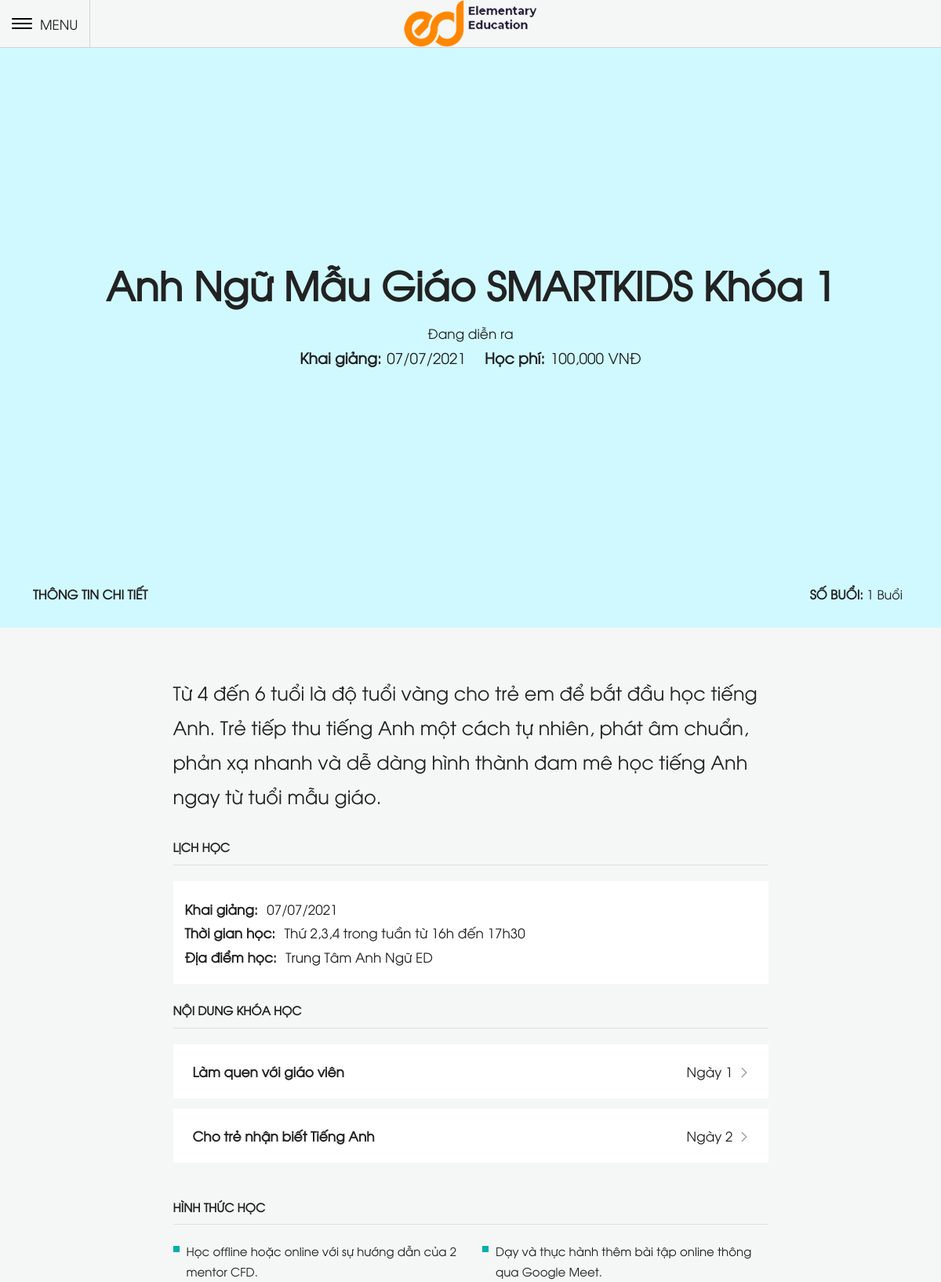
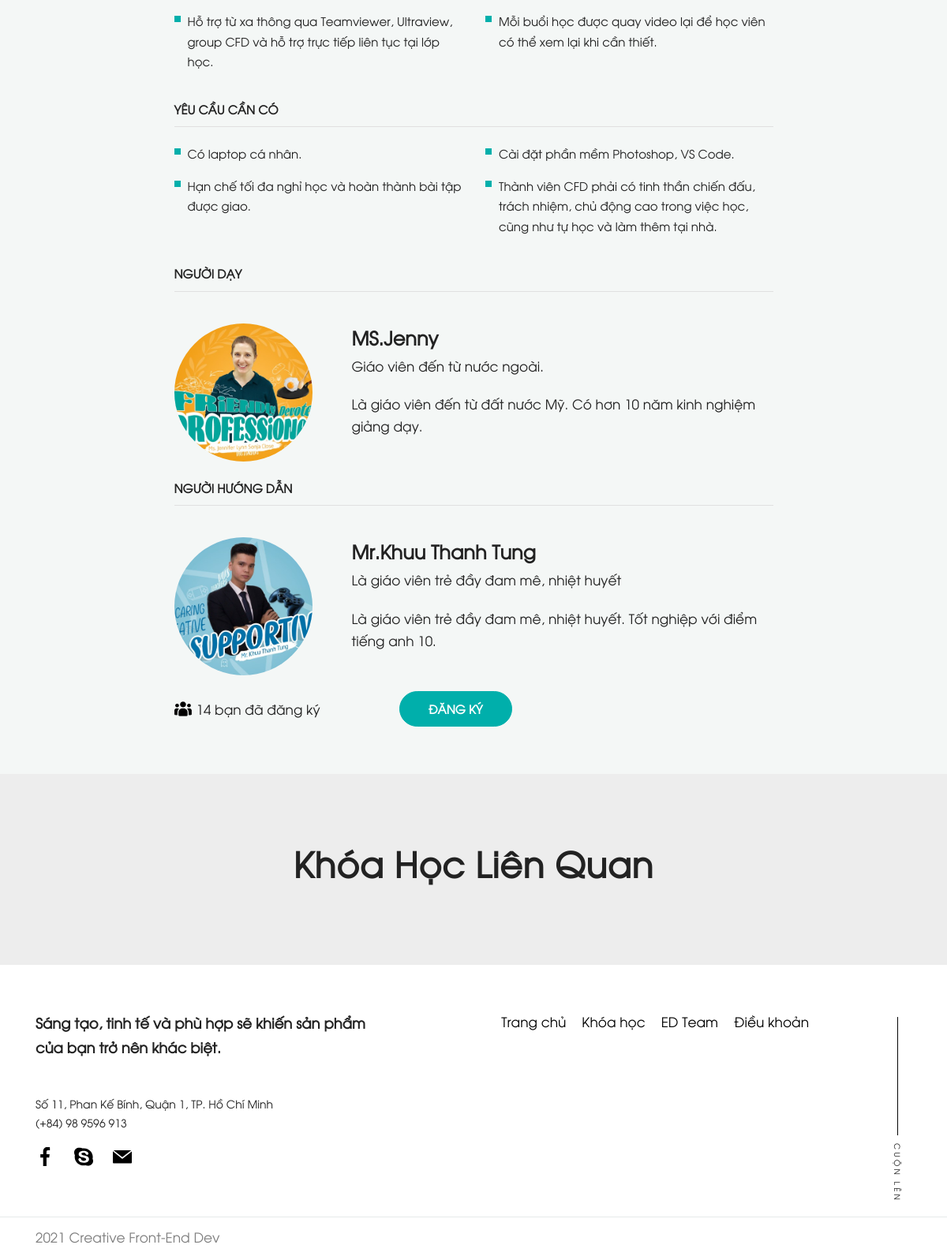
Page /class-details.php?classId=1 on the committed database (2 pictures, top to bottom).
### tables this page shows
CREATE TABLE `tbl_class` (
  `classId` int(11) UNSIGNED NOT NULL,
  `className` varchar(255) NOT NULL,
  `coursesId` int(11) NOT NULL,
  `classDesc` text NOT NULL,
  `classTime` date DEFAULT NULL,
  `classLesson` int(11) NOT NULL,
  `classLearnTime` text NOT NULL,
  `classAddress` text NOT NULL,
  `classPrice` varchar(255) NOT NULL,
  `classTeacher` varchar(255) NOT NULL,
  `classMentor` varchar(255) NOT NULL,
  `classTeacherAvatar` varchar(255) NOT NULL,
  `classMentorAvatar` varchar(255) NOT NULL,
  `classTeacherIntro` text NOT NULL,
  `classMentorIntro` text NOT NULL,
  `classTeacherDesc` varchar(255) NOT NULL,
  `classMentorDesc` varchar(255) NOT NULL,
  `classStatus` int(1) NOT NULL
);

CREATE TABLE `tbl_lesson` (
  `lessonId` int(11) NOT NULL,
  `lessonName` varchar(255) NOT NULL,
  `lessonDesc` text NOT NULL,
  `classId` int(11) UNSIGNED NOT NULL
);

### lib/database.php (called while the page is built, shortened)
<?php
Class Database{
   public $host   = DB_HOST;
   public $user   = DB_USER;
   public $pass   = DB_PASS;
   public $dbname = DB_NAME;
   public $link;
private function connectDB(){
   $this->link = new mysqli($this->host, $this->user, $this->pass,$this->dbname);
  mysqli_set_charset($this->link,"utf8");
 }
public function select($query){
  $result = $this->link->query($query) or
   die($this->link->error.__LINE__);
  if($result->num_rows > 0){
    return $result;
  } else {
    return false;
  }
 }
}
?>

### classes/class.php (called while the page is built, shortened)
<?php
    $filepath = realpath(dirname(__FILE__));
    include_once ($filepath.'/../lib/database.php');
    include_once ($filepath.'/../helpers/format.php');
?>
<?php
 class classOfCourse
 {
    private $db;
    public function __construct()
    {
    $this->db = new Database();
    }
    public function get_details($Id){
        $query = "SELECT * FROM tbl_class WHERE classID = '$Id' ";
        $result = $this->db->select($query);
        return $result;
    }
 }
?>

### helpers/format.php (called while the page is built, shortened)
<?php
class Format{
 public function formatDate($date){
    return date('d/m/Y', strtotime($date));
 }
 public function formatMoney($money){
   return number_format($money, 0, '', ',').' VNĐ';
 }
}
?>

### classes/lesson.php (called while the page is built, shortened)
<?php
    $filepath = realpath(dirname(__FILE__));
    include_once ($filepath.'/../lib/database.php');
    include_once ($filepath.'/../helpers/format.php');
?>
<?php
 class lesson
 {
    private $db;
    public function __construct()
    {
        $this->db = new Database();
    }
    public function show_lesson(){
        $query = "SELECT * FROM tbl_lesson ";
            $result = $this->db->select($query);
            return $result;
    }
}
?>

### class-details.php (the view, shortened to what this page needs)
 <?php
    include './inc/header.php';
?>
 <?php
    if(!isset($_GET['classId']) || $_GET['classId'] == NULL) {
        echo "<script>window.location = '404.php'</script>";
    } else {
        $Id = $_GET['classId'];
    }
?>
 </header>
 <main id="course-details">
     <?php
        $get_class_details = $class->get_details($Id);
        if($get_class_details)
        {
            while($result_details = $get_class_details->fetch_assoc())
            {
     ?>
     <section class="banner-section">
         <div class="wrap">
             <div class="container">
                 <div class="info">
                     <h1><?php echo $result_details['className']?></h1>
                     <?php
                     if($result_details['classStatus'] == 0 )
                     {
                         echo ' <div class="row">Đang diễn ra</div>';
                     }
                     ?>
                     <div class="row">
                         <div class="date">
                             <h3>Khai giảng:</h3>
                             <span><?php echo $fm->formatDate($result_details['classTime'])?></span>
                         </div>
                         <div class="time">
                             <h3>Học phí:</h3>
                             <span><?php echo $fm->formatMoney($result_details['classPrice']) ?></span>
                         </div>
                     </div>
                     <div class="bottom">
                         <div class="container">
                             <div class="row">
                                 <div class="details">
                                     <h3>Thông tin chi tiết</h3>
                                 </div>
                                 <div class="sessions">
                                     <h3>Số buổi: <span><?php echo  $result_details['classLesson'] ?> Buổi</span> </h3>
                                 </div>
                             </div>
                         </div>
                     </div>
                 </div>
             </div>
         </div>
     </section>
     <section class="section-details">
         <div class="container">
             <p class="desc"><?php echo $result_details['classDesc'] ?></p>
             <div class="schedule">
                 <h2 class="title">LỊCH HỌC</h2>
                 <ul>
                     <li>
                         <h3>Khai giảng: </h3>
                         <span><?php echo $fm->formatDate($result_details['classTime'])?></span>
                     </li>
                     <li>
                         <h3>Thời gian học: </h3>
                         <span> <?php echo  $result_details['classLearnTime'] ?> </span>
                     </li>
                     <li>
                         <h3>Địa điểm học: </h3>
                         <span><?php echo  $result_details['classAddress'] ?></span>
                     </li>
                 </ul>
             </div>
             <div class="accordion">
                 <div class="accordion-wrap" id="acc-details">
                     <h2 class="accordion-main">NỘI DUNG KHÓA HỌC</h2>
                     <?php
                        $show_lesson = $lesson->show_lesson($Id);
                        if($show_lesson)
                        {
                            $i = 0;
                            while($result = $show_lesson->fetch_assoc())
                            {
                            $i++;
                    ?>
                     <div class="accordion-item">
                         <div class="accordion-title">
                             <h2><?php echo $result['lessonName'] ?></h2>
                             <span>Ngày <?php echo $i; ?></span>
                         </div>
                     </div>
                     <?php
                            }
                        }
                        ?>
                 </div>
             </div>
             <h2 class="title">HÌNH THỨC HỌC</h2>
             <div class="row row-check">
                 <div class="col-md-6">
                     <p>Học offline hoặc online với sự hướng dẫn của 2 mentor CFD.</p>
                 </div>
                 <div class="col-md-6">
                     <p>Dạy và thực hành thêm bài tập online thông qua Google Meet.</p>
                 </div>
                 <div class="col-md-6">
                     <p>Hỗ trợ từ xa thông qua Teamviewer, Ultraview, group CFD và hỗ trợ trực tiếp liên tục tại
                         lớp học.</p>
                 </div>
                 <div class="col-md-6">
                     <p>Mỗi buổi học được quay video lại để học viên có thể xem lại khi cần thiết.</p>
                 </div>
             </div>
             <h2 class="title">YÊU CẦU CẦN CÓ</h2>
             <div class="row row-check">
                 <div class="col-md-6">
                     <p>Có laptop cá nhân.</p>
                 </div>
                 <div class="col-md-6">
                     <p>Cài đặt phần mềm Photoshop, VS Code.</p>
                 </div>
                 <div class="col-md-6">
                     <p>Hạn chế tối đa nghỉ học và hoàn thành bài tập được giao.</p>
                 </div>
                 <div class="col-md-6">
                     <p>Thành viên CFD phải có tinh thần chiến đấu, trách nhiệm, chủ động cao trong việc học,
                         cũng như tự học và làm thêm tại nhà.</p>
                 </div>
             </div>
             <div class="teachers">
                 <h2 class="title">Người dạy</h2>
                 <div class=" teacher">
                     <div class="avatar">
                         <img src="./uploads/<?php echo $result_details['classTeacherAvatar']?>" alt="">
                     </div>
                     <div class="info">
                         <h3 class="name"><?php echo $result_details['classTeacher']?></h3>
                         <p class="title"><?php echo $result_details['classTeacherDesc']?></p>
                         <p class="intro">
                             <?php echo $result_details['classTeacherIntro']?>
                         </p>
                     </div>
                 </div>
                 <h2 class="title">Người hướng dẫn</h2>
                 <div class=" teacher mentors">
                     <div class="avatar">
                         <img src="./uploads/<?php echo $result_details['classMentorAvatar']?>" alt="">
                     </div>
                     <div class="info">
                         <h3 class="name"><?php echo $result_details['classMentor']?></h3>
                         <p class="title"><?php echo $result_details['classMentorDesc']?></p>
                         <p class="intro">
                             <?php echo $result_details['classMentorIntro']?>
                         </p>
                     </div>
                 </div>
             </div>
             <div class="bottom">
                 <div class="user">
                     <img src="img/user-group-icon.png" alt="">
                     14 bạn đã đăng ký
                 </div>
                 <a href="register.php?classId=<?php echo $result_details['classId']?>" class="btn register">Đăng ký</a>
             </div>
         </div>
     </section>
     <section class="course-section" style="background-color:  #ededed;">
         <div class="container">
             <div class="course">
                 <h2 class="main-title">Khóa Học Liên Quan</h2>
             </div>
         </div>
     </section>
     <?php
           }
        }
     ?>
 </main>
 <?php
    include './inc/footer.php';
?>

### rows in the picture
tbl_class: className "Anh Ngữ Mẫu Giáo SMARTKIDS Khóa 1", classStatus "Đang diễn ra", classTime "07/07/2021", classPrice "100,000 VNĐ", classLesson "1", classDesc "Từ 4 đến 6 tuổi là độ tuổi vàng cho trẻ em để bắt đầu học tiếng Anh. Trẻ tiếp thu tiếng Anh một cách tự nhiên, phát âm chuẩn, phản xạ nhanh và dễ dàng hình thành đam mê học tiếng Anh ngay từ tuổi mẫu giáo.", classLearnTime "Thứ 2,3,4 trong tuần từ 16h đến 17h30", classAddress "Trung Tâm Anh Ngữ ED", classTeacherAvatar (picture), classTeacher "MS.Jenny", classTeacherDesc "Giáo viên đến từ nước ngoài.", classTeacherIntro "Là giáo viên đến từ đất nước Mỹ. Có hơn 10 năm kinh nghiệm giảng dạy.", classMentorAvatar (picture), classMentor "Mr.Khuu Thanh Tung", classMentorDesc "Là giáo viên trẻ đầy đam mê, nhiệt huyết", classMentorIntro "Là giáo viên trẻ đầy đam mê, nhiệt huyết. Tốt nghiệp với điểm tiếng anh 10."
tbl_lesson: lessonName "Làm quen với giáo viên"
tbl_lesson: lessonName "Cho trẻ nhận biết Tiếng Anh"
